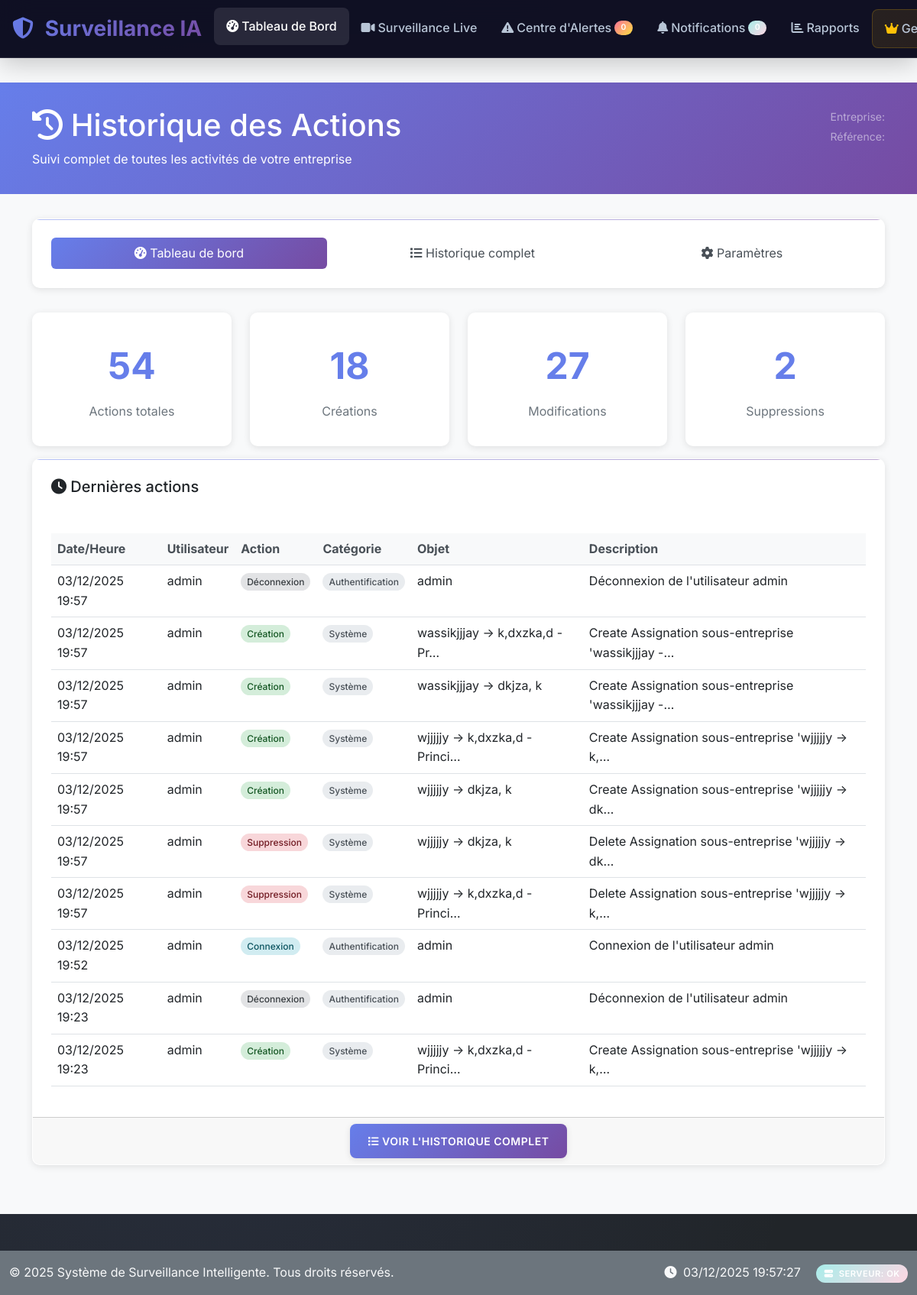
Page /history/ (signed in) on the committed database.
### history/models.py (models this page shows, shortened)
class HistoryEntry(models.Model):
    ACTION_CHOICES = [
        ('create', 'Création'),
        ('update', 'Modification'),
        ('delete', 'Suppression'),
        ('login', 'Connexion'),
        ('logout', 'Déconnexion'),
        ('view', 'Consultation'),
        ('export', 'Exportation'),
        ('import', 'Importation'),
        ('activate', 'Activation'),
        ('deactivate', 'Désactivation'),
        ('assign', 'Attribution'),
        ('unassign', 'Retrait d\'attribution'),
    ]
    CATEGORY_CHOICES = [
        ('user', 'Utilisateur'),
        ('company', 'Entreprise'),
        ('location', 'Localisation'),
        ('zone', 'Zone'),
        ('camera', 'Caméra'),
        ('alert', 'Alerte'),
        ('detection', 'Détection'),
        ('incident', 'Incident'),
        ('recording', 'Enregistrement'),
        ('settings', 'Paramètres'),
        ('system', 'Système'),
        ('auth', 'Authentification'),
        ('report', 'Rapport'),
        ('notification', 'Notification'),
    ]
    timestamp = models.DateTimeField(default=timezone.now, verbose_name="Horodatage")
    user = models.ForeignKey(
        User,
        on_delete=models.SET_NULL,
        null=True,
        blank=True,
        related_name='history_entries',
        verbose_name="Utilisateur"
    )
    action = models.CharField(max_length=20, choices=ACTION_CHOICES, verbose_name="Action")
    category = models.CharField(max_length=20, choices=CATEGORY_CHOICES, verbose_name="Catégorie")
    content_type = models.ForeignKey(ContentType, on_delete=models.CASCADE, null=True, blank=True)
    object_id = models.PositiveIntegerField(null=True, blank=True)
    content_object = GenericForeignKey('content_type', 'object_id')
    object_name = models.CharField(max_length=255, verbose_name="Nom de l'objet", help_text="Nom/titre de l'objet modifié")
    description = models.TextField(verbose_name="Description", help_text="Description détaillée de l'action")
    old_values = models.JSONField(null=True, blank=True, verbose_name="Anciennes valeurs")
    new_values = models.JSONField(null=True, blank=True, verbose_name="Nouvelles valeurs")
    changed_fields = models.JSONField(null=True, blank=True, verbose_name="Champs modifiés")
    ip_address = models.GenericIPAddressField(null=True, blank=True, verbose_name="Adresse IP")
    user_agent = models.TextField(blank=True, verbose_name="User Agent")
    session_key = models.CharField(max_length=40, blank=True, verbose_name="Clé de session")
    company = models.ForeignKey(
        'companies.Company',
        on_delete=models.CASCADE,
        null=True,
        blank=True,
        related_name='history_entries',
        verbose_name="Entreprise"
    )
    subcompany = models.ForeignKey(
        'companies.SubCompany',
        on_delete=models.CASCADE,
        null=True,
        blank=True,
        related_name='history_entries',
        verbose_name="Sous-entreprise"
    )
    location = models.ForeignKey(
        'monitoring.Location',
        on_delete=models.SET_NULL,
        null=True,
        blank=True,
        related_name='history_entries',
        verbose_name="Localisation"
    )
    is_sensitive = models.BooleanField(default=False, verbose_name="Données sensibles")
    is_system_action = models.BooleanField(default=False, verbose_name="Action système")
    class Meta:
        verbose_name = "Entrée d'historique"
        verbose_name_plural = "Entrées d'historique"
        ordering = ['-timestamp']
        indexes = [
            models.Index(fields=['timestamp']),
            models.Index(fields=['user', 'timestamp']),
            models.Index(fields=['company', 'timestamp']),
            models.Index(fields=['category', 'timestamp']),
            models.Index(fields=['action', 'timestamp']),
            models.Index(fields=['content_type', 'object_id']),
        ]

### history/views.py (the view)
# urls.py: path('', views.history_dashboard, name='dashboard'),
@login_required
def history_dashboard(request):
    if not hasattr(request.user, 'company_profile'):
        messages.error(request, "Vous devez être associé à une entreprise pour accéder à l'historique.")
        return redirect('dashboard')
    company_user = request.user.company_profile
    if not company_user.is_manager and not company_user.is_owner:
        messages.error(request, "Vous n'avez pas les permissions pour accéder à l'historique.")
        return redirect('dashboard')
    company = company_user.company
    week_ago = timezone.now() - timedelta(days=7)
    stats = get_history_stats(company=company, date_from=week_ago)
    recent_entries = HistoryEntry.objects.filter(company=company)\
                                        .select_related('user', 'company', 'location')\
                                        .order_by('-timestamp')[:10]
    daily_activity = []
    for i in range(7):
        date = timezone.now().date() - timedelta(days=i)
        count = HistoryEntry.objects.filter(
            company=company,
            timestamp__date=date
        ).count()
        daily_activity.append({
            'date': date.strftime('%d/%m'),
            'count': count
        })
    daily_activity.reverse()
    context = {
        'stats': stats,
        'recent_entries': recent_entries,
        'daily_activity': daily_activity,
        'company': company,
    }
    return render(request, 'history/dashboard_simple.html', context)

### companies/models.py (called while the page is built)
    @property
    def is_owner(self):
        return self.role == 'owner'

    @property
    def is_manager(self):
        return self.role == 'manager'

    def get_accessible_subcompanies(self):
        if self.is_owner:
            return SubCompany.objects.filter(is_active=True)
        elif self.is_manager:
            assigned_subcompanies = self.subcompanies.filter(is_active=True)
            if assigned_subcompanies.exists():
                return assigned_subcompanies
            else:
                return self.company.subcompanies.filter(is_active=True)
        else:
            return self.subcompanies.filter(is_active=True)

### templates/history/dashboard_simple.html (shortened to what this page needs)
{% extends "base.html" %}
{% load static %}
{% block content %}
<div class="history-header">
    <div class="container">
        <div class="row">
            <div class="col-md-8">
                <h1><i class="fas fa-history"></i> Historique des Actions</h1>
                <p class="mb-0">Suivi complet de toutes les activités de votre entreprise</p>
            </div>
            <div class="col-md-4 text-end">
                <div class="text-white-50">
                    <small>Entreprise: {{ company.name }}</small><br>
                    <small>Référence: {{ company.reference }}</small>
                </div>
            </div>
        </div>
    </div>
</div>
<div class="container">
    <div class="card">
        <div class="card-body">
            <ul class="nav nav-pills nav-fill">
                <li class="nav-item">
                    <a class="nav-link active" href="{% url 'history:dashboard' %}">
                        <i class="fas fa-tachometer-alt"></i> Tableau de bord
                    </a>
                </li>
                <li class="nav-item">
                    <a class="nav-link" href="{% url 'history:list' %}">
                        <i class="fas fa-list"></i> Historique complet
                    </a>
                </li>
                <li class="nav-item">
                    <a class="nav-link" href="{% url 'history:settings' %}">
                        <i class="fas fa-cog"></i> Paramètres
                    </a>
                </li>
            </ul>
        </div>
    </div>
    <div class="row">
        <div class="col-md-3">
            <div class="stat-card">
                <div class="stat-number">{{ stats.total_entries|default:0 }}</div>
                <div class="stat-label">Actions totales</div>
            </div>
        </div>
        <div class="col-md-3">
            <div class="stat-card">
                <div class="stat-number">{{ stats.by_action.create|default:0 }}</div>
                <div class="stat-label">Créations</div>
            </div>
        </div>
        <div class="col-md-3">
            <div class="stat-card">
                <div class="stat-number">{{ stats.by_action.update|default:0 }}</div>
                <div class="stat-label">Modifications</div>
            </div>
        </div>
        <div class="col-md-3">
            <div class="stat-card">
                <div class="stat-number">{{ stats.by_action.delete|default:0 }}</div>
                <div class="stat-label">Suppressions</div>
            </div>
        </div>
    </div>
    <div class="card">
        <div class="card-header">
            <h5 class="mb-0"><i class="fas fa-clock"></i> Dernières actions</h5>
        </div>
        <div class="card-body">
            {% if recent_entries %}
                <div class="table-responsive">
                    <table class="table table-hover">
                        <thead>
                            <tr>
                                <th>Date/Heure</th>
                                <th>Utilisateur</th>
                                <th>Action</th>
                                <th>Catégorie</th>
                                <th>Objet</th>
                                <th>Description</th>
                            </tr>
                        </thead>
                        <tbody>
                            {% for entry in recent_entries %}
                            <tr>
                                <td>{{ entry.timestamp|date:"d/m/Y H:i" }}</td>
                                <td>
                                    {% if entry.user %}
                                        {{ entry.user.get_full_name|default:entry.user.username }}
                                    {% else %}
                                        <em class="text-muted">Système</em>
                                    {% endif %}
                                </td>
                                <td>
                                    <span class="action-badge action-{{ entry.action }}">
                                        {{ entry.get_action_display }}
                                    </span>
                                </td>
                                <td>
                                    <span class="category-badge">
                                        {{ entry.get_category_display }}
                                    </span>
                                </td>
                                <td>{{ entry.object_name|truncatechars:30 }}</td>
                                <td>{{ entry.description|truncatechars:50 }}</td>
                            </tr>
                            {% endfor %}
                        </tbody>
                    </table>
                </div>
            {% else %}
                <div class="text-center text-muted py-4">
                    <i class="fas fa-inbox fa-3x mb-3"></i>
                    <h5>Aucune activité récente</h5>
                    <p>Les actions de votre entreprise apparaîtront ici.</p>
                </div>
            {% endif %}
        </div>
        <div class="card-footer text-center">
            <a href="{% url 'history:list' %}" class="btn btn-primary">
                <i class="fas fa-list"></i> Voir l'historique complet
            </a>
        </div>
    </div>
</div>
{% endblock %}

### static/css/surveillance.css (style rules this page uses)
:root { --primary-gradient: linear-gradient(135deg, #667eea 0%, #764ba2 100%); --secondary-gradient: linear-gradient(135deg, #f093fb 0%, #f5576c 100%); --success-gradient: linear-gradient(135deg, #4facfe 0%, #00f2fe 100%); --warning-gradient: linear-gradient(135deg, #43e97b 0%, #38f9d7 100%); --danger-gradient: linear-gradient(135deg, #fa709a 0%, #fee140 100%); --info-gradient: linear-gradient(135deg, #a8edea 0%, #fed6e3 100%); --primary-color: #667eea; --secondary-color: #764ba2; --accent-color: #f093fb; --dark-bg: #0f0f23; --card-bg: rgba(255, 255, 255, 0.05); --glass-bg: rgba(255, 255, 255, 0.1); --nav-bg: rgba(15, 15, 35, 0.95); --text-primary: #ffffff; --text-secondary: #b8c5d6; --text-muted: #8892b0; --shadow-sm: 0 2px 8px rgba(0, 0, 0, 0.1); --shadow-md: 0 8px 32px rgba(0, 0, 0, 0.2); --shadow-lg: 0 16px 64px rgba(0, 0, 0, 0.3); --shadow-glow: 0 0 20px rgba(102, 126, 234, 0.3); --border-radius: 16px; --border-radius-sm: 8px; --border-radius-lg: 24px; --transition-fast: all 0.2s cubic-bezier(0.4, 0, 0.2, 1); --transition-smooth: all 0.3s cubic-bezier(0.4, 0, 0.2, 1); --transition-slow: all 0.5s cubic-bezier(0.4, 0, 0.2, 1); }
* { box-sizing: border-box; }
body { font-family: 'Inter', 'SF Pro Display', -apple-system, BlinkMacSystemFont, sans-serif; background: var(--dark-bg); background-image: radial-gradient(circle at 20% 80%, rgba(102, 126, 234, 0.1) 0%, transparent 50%), radial-gradient(circle at 80% 20%, rgba(118, 75, 162, 0.1) 0%, transparent 50%); color: var(--text-primary); line-height: 1.6; font-weight: 400; overflow-x: hidden; padding-top: 76px; }
.card { background: var(--card-bg); backdrop-filter: blur(20px); border: 1px solid rgba(255, 255, 255, 0.1); border-radius: var(--border-radius); box-shadow: var(--shadow-md); transition: var(--transition-smooth); overflow: hidden; position: relative; }
.card::before { content: ''; position: absolute; top: 0; left: 0; right: 0; height: 1px; background: var(--primary-gradient); opacity: 0.5; }
.card-header { background: rgba(255, 255, 255, 0.02); border-bottom: 1px solid rgba(255, 255, 255, 0.1); padding: 1.5rem; font-weight: 600; font-size: 1.1rem; }
.card-body { padding: 1.5rem; }
.btn { font-weight: 600; border-radius: var(--border-radius-sm); padding: 0.75rem 1.5rem; border: none; transition: var(--transition-smooth); position: relative; overflow: hidden; text-transform: uppercase; letter-spacing: 0.5px; font-size: 0.875rem; }
.btn::before { content: ''; position: absolute; top: 0; left: -100%; width: 100%; height: 100%; background: linear-gradient(90deg, transparent, rgba(255, 255, 255, 0.2), transparent); transition: var(--transition-smooth); }
.btn-primary { background: var(--primary-gradient); color: white; box-shadow: var(--shadow-sm); }

### templates/history/dashboard_simple.html (style rules this page uses)
.history-header { background: linear-gradient(135deg, #667eea 0%, #764ba2 100%); color: white; padding: 2rem 0; margin-bottom: 2rem; }
.card { background: white; color: #212529; border-radius: 10px; box-shadow: 0 2px 10px rgba(0,0,0,0.1); margin-bottom: 2rem; }
.stat-card { text-align: center; padding: 2rem; background: white; border-radius: 10px; box-shadow: 0 2px 10px rgba(0,0,0,0.1); margin-bottom: 1rem; color: #212529; }
.stat-number { font-size: 3rem; font-weight: bold; color: #667eea; }
.stat-label { color: #6c757d; font-size: 1rem; margin-top: 0.5rem; }
.table { color: #212529; }
.table th { background: #f8f9fa; color: #495057; }
.action-badge { padding: 0.25rem 0.5rem; border-radius: 15px; font-size: 0.75rem; font-weight: 500; }
.action-create { background: #d4edda; color: #155724; }
.action-delete { background: #f8d7da; color: #721c24; }
.action-login { background: #d1ecf1; color: #0c5460; }
.action-logout { background: #e2e3e5; color: #383d41; }
.category-badge { padding: 0.25rem 0.5rem; border-radius: 15px; font-size: 0.75rem; font-weight: 500; background: #e9ecef; color: #495057; }
.nav-pills .nav-link { color: #495057; }
.nav-pills .nav-link.active { background: linear-gradient(135deg, #667eea 0%, #764ba2 100%); color: white; }

### rows in the picture
HistoryEntry: timestamp "03/12/2025 19:57", user.get_full_name "admin", action "Déconnexion", category "Authentification", object_name "admin", description "Déconnexion de l'utilisateur admin"
HistoryEntry: timestamp "03/12/2025 19:57", user.get_full_name "admin", action "Création", category "Système", object_name "wassikjjjay -> k,dxzka,d - Pr…", description "Create Assignation sous-entreprise 'wassikjjjay -…"
HistoryEntry: timestamp "03/12/2025 19:57", user.get_full_name "admin", action "Création", category "Système", object_name "wassikjjjay -> dkjza, k", description "Create Assignation sous-entreprise 'wassikjjjay -…"
HistoryEntry: timestamp "03/12/2025 19:57", user.get_full_name "admin", action "Création", category "Système", object_name "wjjjjjy -> k,dxzka,d - Princi…", description "Create Assignation sous-entreprise 'wjjjjjy -> k,…"
HistoryEntry: timestamp "03/12/2025 19:57", user.get_full_name "admin", action "Création", category "Système", object_name "wjjjjjy -> dkjza, k", description "Create Assignation sous-entreprise 'wjjjjjy -> dk…"
HistoryEntry: timestamp "03/12/2025 19:57", user.get_full_name "admin", action "Suppression", category "Système", object_name "wjjjjjy -> dkjza, k", description "Delete Assignation sous-entreprise 'wjjjjjy -> dk…"
HistoryEntry: timestamp "03/12/2025 19:57", user.get_full_name "admin", action "Suppression", category "Système", object_name "wjjjjjy -> k,dxzka,d - Princi…", description "Delete Assignation sous-entreprise 'wjjjjjy -> k,…"
HistoryEntry: timestamp "03/12/2025 19:52", user.get_full_name "admin", action "Connexion", category "Authentification", object_name "admin", description "Connexion de l'utilisateur admin"
HistoryEntry: timestamp "03/12/2025 19:23", user.get_full_name "admin", action "Déconnexion", category "Authentification", object_name "admin", description "Déconnexion de l'utilisateur admin"
HistoryEntry: timestamp "03/12/2025 19:23", user.get_full_name "admin", action "Création", category "Système", object_name "wjjjjjy -> k,dxzka,d - Princi…", description "Create Assignation sous-entreprise 'wjjjjjy -> k,…"

### other values in the picture
{{ stats.total_entries|default:0 }} "54"
{{ stats.by_action.create|default:0 }} "18"
{{ stats.by_action.update|default:0 }} "27"
{{ stats.by_action.delete|default:0 }} "2"
